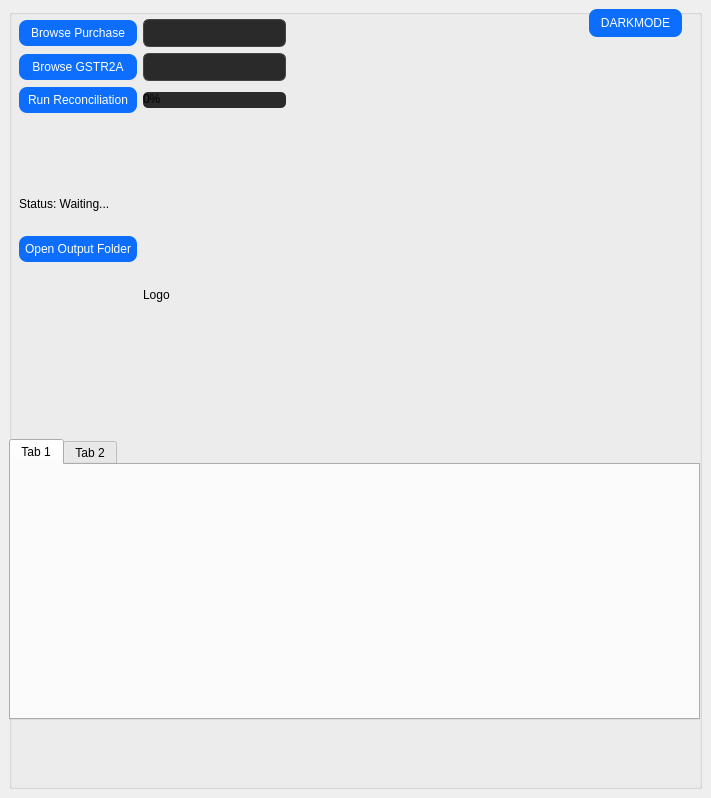
<?xml version="1.0" encoding="UTF-8"?>
<ui version="4.0">
 <class>MainWindow</class>
 <widget class="QMainWindow" name="MainWindow">
  <property name="geometry">
   <rect>
    <x>0</x>
    <y>0</y>
    <width>711</width>
    <height>798</height>
   </rect>
  </property>
  <property name="windowTitle">
   <string>GST Reconciliation Tool</string>
  </property>
  <widget class="QWidget" name="centralwidget">
   <layout class="QGridLayout" name="gridLayout_2">
    <item row="0" column="0">
     <widget class="QGroupBox" name="Darkmode">
      <property name="styleSheet">
       <string notr="true">/* === Main Background === */
QMainWindow {
    background-color: #121212;
}

/* === Card (Group Box) === */
#grpCard {
    background-color: #1E1E1E;
    border-radius: 15px;
    border: 1px solid #333333;
    padding: 15px;
}

/* === Buttons === */
QPushButton {
    background-color: #0d6efd; /* Blue */
    color: white;
    border-radius: 8px;
    padding: 6px;
}

QPushButton:hover {
    background-color: #0b5ed7;
}

QPushButton:pressed {
    background-color: #0a58ca;
}

/* === Textboxes === */
QLineEdit {
    background-color: #2A2A2A;
    color: white;
    border: 1px solid #444;
    border-radius: 6px;
    padding: 5px;
}

/* === Progress Bar === */
QProgressBar {
    height: 10px;
    border-radius: 5px;
    background-color: #2A2A2A;
}

QProgressBar::chunk {
    background-color: #0d6efd;
    border-radius: 5px;
}</string>
      </property>
      <property name="title">
       <string/>
      </property>
      <widget class="QWidget" name="layoutWidget">
       <property name="geometry">
        <rect>
         <x>10</x>
         <y>10</y>
         <width>267</width>
         <height>302</height>
        </rect>
       </property>
       <layout class="QGridLayout" name="gridLayout">
        <item row="3" column="1">
         <widget class="QLabel" name="lblLoading&#10;">
          <property name="text">
           <string/>
          </property>
         </widget>
        </item>
        <item row="6" column="0">
         <widget class="QPushButton" name="btnOpenFolder">
          <property name="text">
           <string>Open Output Folder</string>
          </property>
         </widget>
        </item>
        <item row="2" column="1">
         <widget class="QProgressBar" name="progressBar">
          <property name="value">
           <number>0</number>
          </property>
         </widget>
        </item>
        <item row="7" column="1">
         <widget class="QLabel" name="lblLogo">
          <property name="text">
           <string>Logo</string>
          </property>
         </widget>
        </item>
        <item row="0" column="1">
         <widget class="QLineEdit" name="txtPurchase"/>
        </item>
        <item row="0" column="0">
         <widget class="QPushButton" name="btnPurchase">
          <property name="text">
           <string>Browse Purchase</string>
          </property>
         </widget>
        </item>
        <item row="1" column="0">
         <widget class="QPushButton" name="btnGSTR2A">
          <property name="text">
           <string>Browse GSTR2A</string>
          </property>
         </widget>
        </item>
        <item row="1" column="1">
         <widget class="QLineEdit" name="txtGSTR2A"/>
        </item>
        <item row="2" column="0">
         <widget class="QPushButton" name="btnRun">
          <property name="text">
           <string>Run Reconciliation</string>
          </property>
         </widget>
        </item>
        <item row="5" column="0" colspan="2">
         <widget class="QLabel" name="txtStatus">
          <property name="text">
           <string>Status: Waiting...</string>
          </property>
         </widget>
        </item>
       </layout>
      </widget>
      <widget class="QPushButton" name="btnTheme&#10;">
       <property name="geometry">
        <rect>
         <x>580</x>
         <y>0</y>
         <width>93</width>
         <height>28</height>
        </rect>
       </property>
       <property name="text">
        <string>DARKMODE</string>
       </property>
      </widget>
      <widget class="QTabWidget" name="tabVendorSummary">
       <property name="geometry">
        <rect>
         <x>0</x>
         <y>430</y>
         <width>691</width>
         <height>281</height>
        </rect>
       </property>
       <property name="currentIndex">
        <number>0</number>
       </property>
       <widget class="QWidget" name="tab">
        <attribute name="title">
         <string>Tab 1</string>
        </attribute>
       </widget>
       <widget class="QWidget" name="tab_2">
        <attribute name="title">
         <string>Tab 2</string>
        </attribute>
       </widget>
      </widget>
     </widget>
    </item>
   </layout>
  </widget>
 </widget>
 <resources/>
 <connections/>
</ui>
